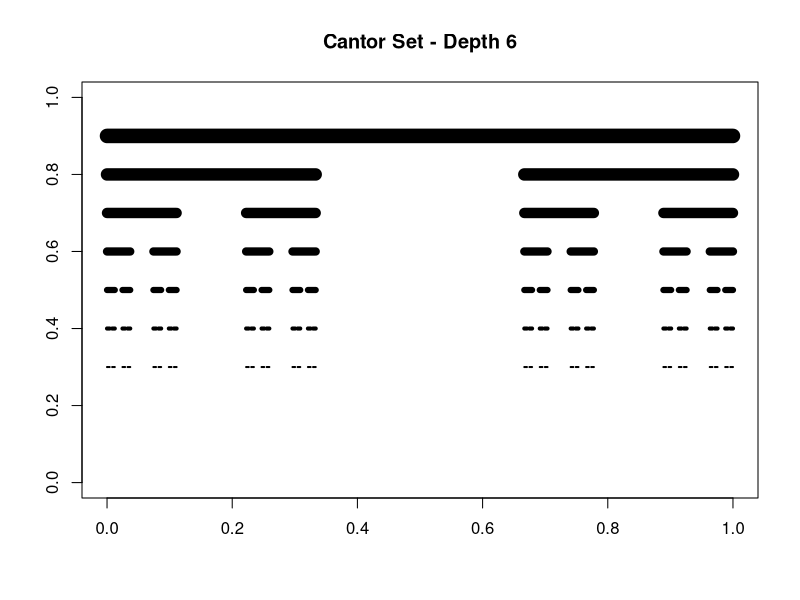

Generate this figure with R:
# @author: my@daisg.com
# @date: 2025-10-29
# @version: 0.1
# Copyright (c) 2025 daisg
# SPDX-License-Identifier: GPL-3
# @brief/ Description
# 康托尔集 (Cantor Set)
cantor_set <- function(start, end, depth, max_depth, y_level) {
  if (depth > max_depth) {
    return()
  }
  
  # 绘制当前线段
  segments(start, y_level, end, y_level, lwd = (max_depth - depth + 1) * 2)
  
  # 计算新线段的位置
  length <- (end - start) / 3
  new_y <- y_level - 0.1
  
  # 递归处理左右两段
  cantor_set(start, start + length, depth + 1, max_depth, new_y)
  cantor_set(end - length, end, depth + 1, max_depth, new_y)
}

# 绘制康托尔集
draw_cantor_set <- function(depth = 5) {
  plot(0, 0, type = "n", xlim = c(0, 1), ylim = c(0, 1),
       xlab = "", ylab = "", main = paste("Cantor Set - Depth", depth))
  cantor_set(0, 1, 0, depth, 0.9)
}

draw_cantor_set(6)